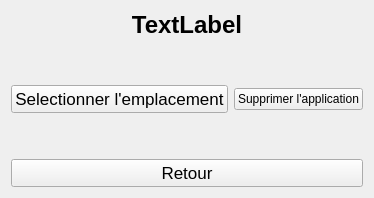
         <widget class="QWidget" name="manageappspe">
          <layout class="QVBoxLayout" name="verticalLayout_16">
           <item>
            <widget class="QLabel" name="LINCAPPSPEMANAGE">
             <property name="font">
              <font>
               <pointsize>18</pointsize>
               <bold>true</bold>
              </font>
             </property>
             <property name="text">
              <string>TextLabel</string>
             </property>
             <property name="alignment">
              <set>Qt::AlignmentFlag::AlignCenter</set>
             </property>
            </widget>
           </item>
           <item>
            <spacer name="verticalSpacer_50">
             <property name="orientation">
              <enum>Qt::Orientation::Vertical</enum>
             </property>
             <property name="sizeHint" stdset="0">
              <size>
               <width>20</width>
               <height>40</height>
              </size>
             </property>
            </spacer>
           </item>
           <item>
            <layout class="QHBoxLayout" name="horizontalLayout_6">
             <item>
              <widget class="APushButton" name="IDC_CHOOSEAPPSPE">
               <property name="font">
                <font>
                 <pointsize>13</pointsize>
                </font>
               </property>
               <property name="text">
                <string>Selectionner l'emplacement</string>
               </property>
              </widget>
             </item>
             <item>
              <widget class="APushButton" name="IDC_RESETAPPSPEC">
               <property name="text">
                <string>Supprimer l'application</string>
               </property>
              </widget>
             </item>
            </layout>
           </item>
           <item>
            <spacer name="verticalSpacer_53">
             <property name="orientation">
              <enum>Qt::Orientation::Vertical</enum>
             </property>
             <property name="sizeHint" stdset="0">
              <size>
               <width>20</width>
               <height>40</height>
              </size>
             </property>
            </spacer>
           </item>
           <item>
            <widget class="QPushButton" name="IDC_CANCELAPPSPEMANAGE">
             <property name="font">
              <font>
               <pointsize>13</pointsize>
              </font>
             </property>
             <property name="text">
              <string>Retour</string>
             </property>
            </widget>
           </item>
          </layout>
         </widget>
